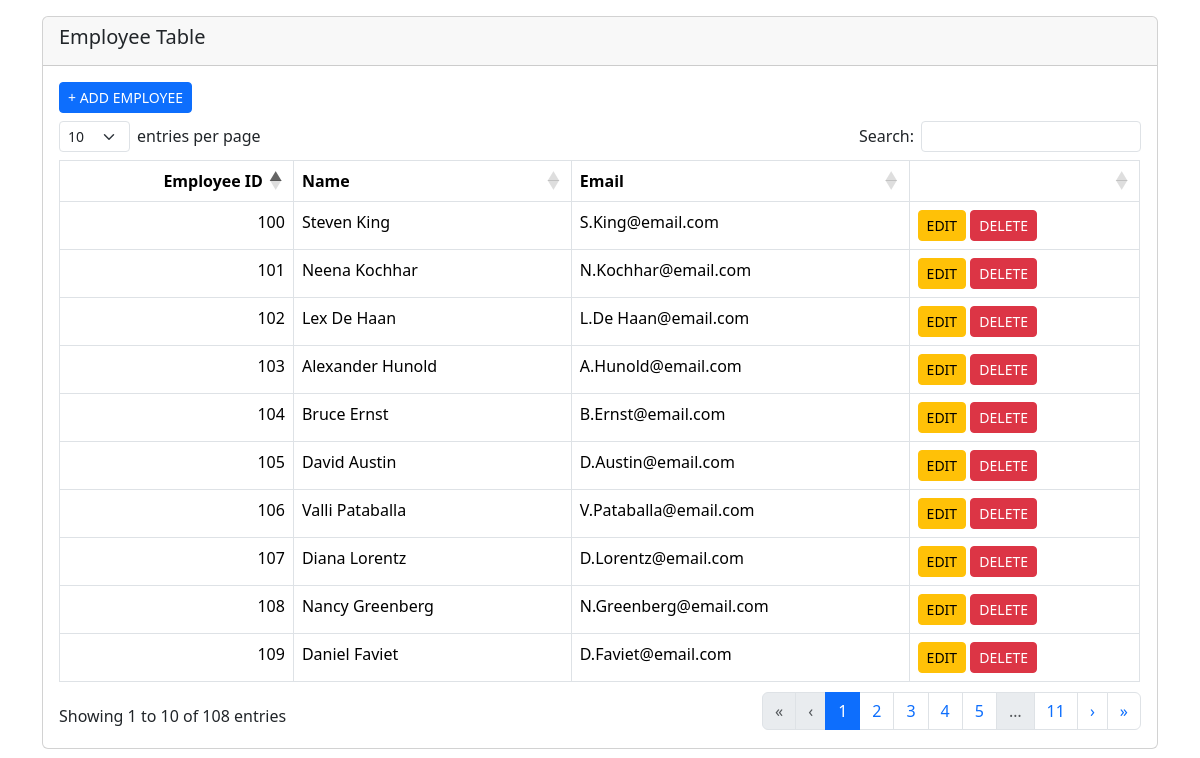
The page /original/index.php on the database its author committed.
### tables this page shows
CREATE TABLE `employees` (
  `employee_id` int(11) UNSIGNED NOT NULL,
  `first_name` varchar(20) DEFAULT NULL,
  `last_name` varchar(25) NOT NULL,
  `email` text DEFAULT NULL,
  `password` varchar(25) NOT NULL,
  `phone_number` varchar(20) DEFAULT NULL,
  `hire_date` date NOT NULL,
  `job_id` varchar(10) NOT NULL,
  `salary` double NOT NULL,
  `commission_pct` decimal(2,2) DEFAULT NULL,
  `manager_id` int(11) UNSIGNED DEFAULT NULL,
  `department_id` int(11) UNSIGNED DEFAULT NULL
);

### original/index.php (the view, shortened to what this page needs)
<?php
require_once('database/dbconnection.php');
?>
<!DOCTYPE html>
<html lang="en">
<head>
    <link rel="stylesheet" href="bootstrap/css/bootstrap.min.css">
    <link rel="stylesheet" href="sweetalert/sweetalert2.min.css">
    <link rel="stylesheet" href="datatables/datatables.min.css">
</head>
<body>
    <div class="container">
        <div class="card mt-3">
            <div class="card-header">
                <h5>Employee Table</h5>
            </div>
            <div class="card-body">
                <a href="#" class="btn btn-primary btn-sm" id="btnAdd" >+ ADD EMPLOYEE</a>
                <table id="table1" class="table table-bordered">
                <thead>
                    <tr>
                        <th>Employee ID</th>
                        <th>Name</th>
                        <th>Email</th>
                        <th></th>
                    </tr>
                </thead>
                <tbody>
                    <?php
                    $sql = "SELECT * FROM employees";
                    $query = $conn->query($sql);
                    while($row = $query->fetch_assoc()){
                        $employee_id = $row['employee_id'];
                        $first_name = $row['first_name'];
                        $last_name = $row['last_name'];
                        $email = $row['email'];
                        $name = $first_name." ".$last_name;
                    ?>
                    <tr>
                        <td> <?php echo $employee_id; ?> </td>
                        <td> <?php echo $name; ?> </td>
                        <td> <?php echo $email; ?> </td>
                        <td>
                            <a href="#" id="btnEdit"
                            data-id="<?php echo $employee_id;?>"
                            data-first_name="<?php echo $first_name;?>"
                            data-last_name="<?php echo $last_name;?>"
                            data-email="<?php echo $email;?>"
                            class="btn btn-warning btn-sm">EDIT</a>
                            <a href="#" id="btnDelete" data-id="<?php echo $employee_id;?>" class="btn btn-danger btn-sm">DELETE</a>
                        </td>
                    </tr>
                <?php
                    }
                ?>
                </tbody>
            </table>
            </div>
        </div>
    </div>
</body>
</html>

### rows shown on the page
employees: employee_id "100", name "Steven King", email "S.King@email.com"
employees: employee_id "101", name "Neena Kochhar", email "N.Kochhar@email.com"
employees: employee_id "102", name "Lex De Haan", email "L.De Haan@email.com"
employees: employee_id "103", name "Alexander Hunold", email "A.Hunold@email.com"
employees: employee_id "104", name "Bruce Ernst", email "B.Ernst@email.com"
employees: employee_id "105", name "David Austin", email "D.Austin@email.com"
employees: employee_id "106", name "Valli Pataballa", email "V.Pataballa@email.com"
employees: employee_id "107", name "Diana Lorentz", email "D.Lorentz@email.com"
employees: employee_id "108", name "Nancy Greenberg", email "N.Greenberg@email.com"
employees: employee_id "109", name "Daniel Faviet", email "D.Faviet@email.com"
